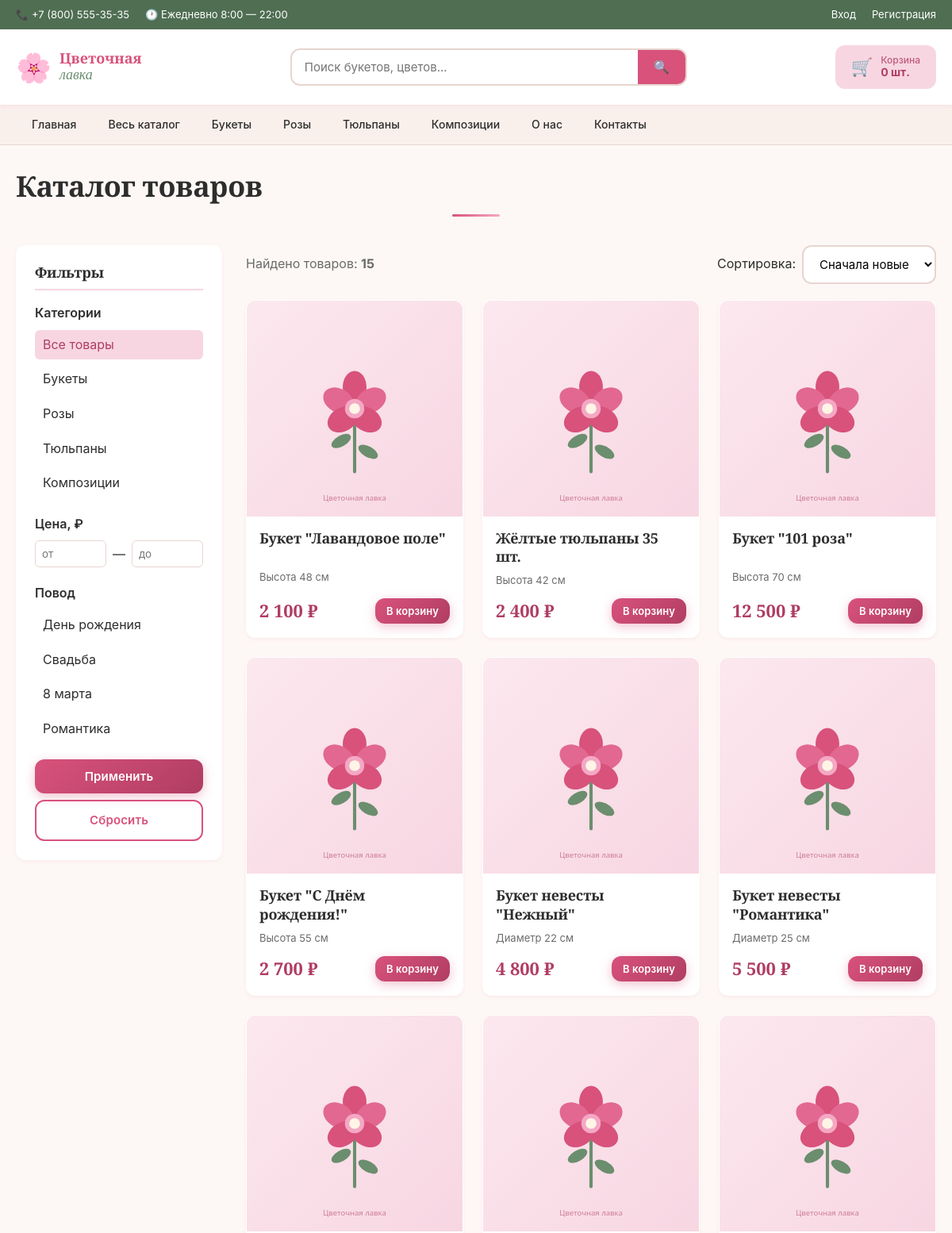
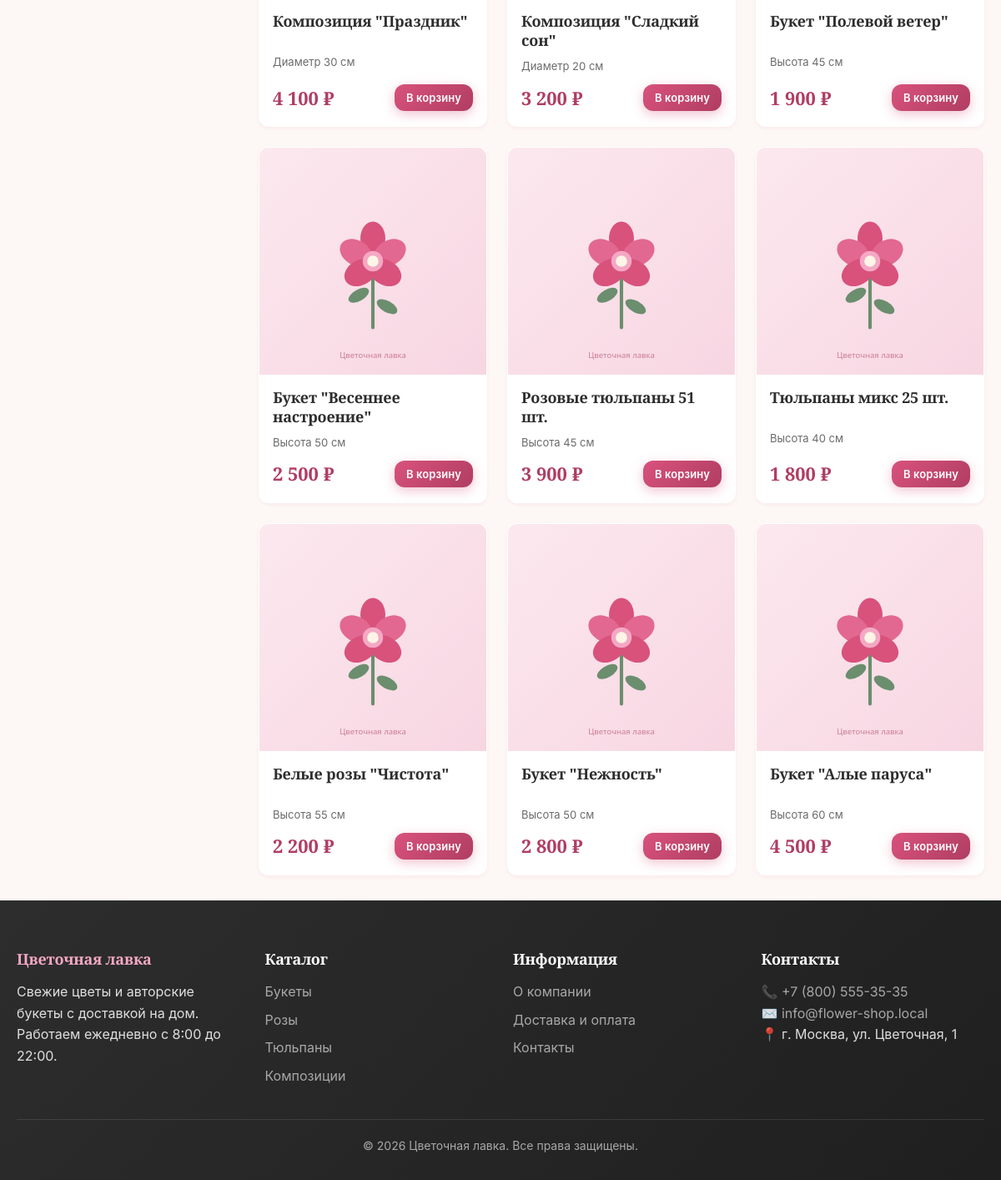
The app's page /pages/catalog.php with its own data (2 pictures, top to bottom).
### tables this page shows
CREATE TABLE `categories` (
  `id` INT(11) NOT NULL AUTO_INCREMENT,
  `name` VARCHAR(100) NOT NULL COMMENT 'Название категории',
  `slug` VARCHAR(100) NOT NULL UNIQUE COMMENT 'URL-имя',
  `description` TEXT DEFAULT NULL COMMENT 'Описание',
  `image` VARCHAR(255) DEFAULT NULL COMMENT 'Изображение',
  `parent_id` INT(11) DEFAULT NULL COMMENT 'Родительская категория',
  PRIMARY KEY (`id`),
  KEY `idx_slug` (`slug`),
  KEY `idx_parent` (`parent_id`),
  CONSTRAINT `fk_categories_parent` FOREIGN KEY (`parent_id`) REFERENCES `categories` (`id`) ON DELETE SET NULL
);

CREATE TABLE `products` (
  `id` INT(11) NOT NULL AUTO_INCREMENT,
  `category_id` INT(11) NOT NULL,
  `name` VARCHAR(200) NOT NULL COMMENT 'Название товара',
  `description` TEXT DEFAULT NULL COMMENT 'Описание',
  `price` DECIMAL(10,2) NOT NULL DEFAULT 0.00 COMMENT 'Цена',
  `stock_quantity` INT(11) NOT NULL DEFAULT 0 COMMENT 'Остаток на складе',
  `image` VARCHAR(255) DEFAULT NULL COMMENT 'Изображение',
  `composition` TEXT DEFAULT NULL COMMENT 'Состав букета',
  `size` VARCHAR(50) DEFAULT NULL COMMENT 'Размер',
  `is_available` TINYINT(1) NOT NULL DEFAULT 1 COMMENT 'Доступен к заказу',
  `created_at` TIMESTAMP NOT NULL DEFAULT CURRENT_TIMESTAMP,
  PRIMARY KEY (`id`),
  KEY `idx_category` (`category_id`),
  KEY `idx_available` (`is_available`),
  CONSTRAINT `fk_products_category` FOREIGN KEY (`category_id`) REFERENCES `categories` (`id`) ON DELETE CASCADE
);

### includes/functions.php (called while the page is built, shortened)
<?php
function e(string $string): string
{
    return htmlspecialchars($string ?? '', ENT_QUOTES | ENT_HTML5, 'UTF-8');
}
function clean(string $string): string
{
    return trim(strip_tags($string));
}
function isLoggedIn(): bool
{
    return !empty($_SESSION['user_id']);
}
function getCart(): array
{
    return $_SESSION['cart'] ?? [];
}
function cartCount(): int
{
    $cart = getCart();
    return array_sum(array_column($cart, 'quantity'));
}
function formatPrice($price): string
{
    return number_format((float)$price, 0, '.', ' ') . ' ₽';
}
function productImage(?string $image): string
{
    $path = UPLOAD_PATH . '/' . $image;
    return '/assets/images/placeholder.svg';
}

### includes/db.php (called while the page is built, shortened)
<?php
class Database
{
    private static ?Database $instance = null;
    private PDO $pdo;
    private function __construct()
    {
        try {
            $dsn = 'mysql:host=' . DB_HOST . ';dbname=' . DB_NAME . ';charset=' . DB_CHARSET;
            $options = [
                PDO::ATTR_ERRMODE => PDO::ERRMODE_EXCEPTION,
                PDO::ATTR_DEFAULT_FETCH_MODE => PDO::FETCH_ASSOC,
                PDO::ATTR_EMULATE_PREPARES => false,
                PDO::MYSQL_ATTR_INIT_COMMAND => "SET NAMES utf8mb4 COLLATE utf8mb4_unicode_ci"
            ];
            $this->pdo = new PDO($dsn, DB_USER, DB_PASS, $options);
        } catch (PDOException $e) {
            if (DEBUG_MODE) {
                die('Ошибка подключения к БД: ' . $e->getMessage());
            } else {
                die('Ошибка подключения к базе данных. Обратитесь к администратору.');
            }
        }
    }
    public static function getInstance(): Database
    {
        if (self::$instance === null) {
            self::$instance = new self();
        }
        return self::$instance;
    }
    public function query(string $sql, array $params = []): PDOStatement
    {
        try {
            $stmt = $this->pdo->prepare($sql);
            $stmt->execute($params);
            return $stmt;
        } catch (PDOException $e) {
            if (DEBUG_MODE) {
                die('Ошибка SQL: ' . $e->getMessage() . '<br>SQL: ' . $sql);
            } else {
                die('Произошла ошибка при работе с базой данных.');
            }
        }
    }
    public function fetchAll(string $sql, array $params = []): array
    {
        return $this->query($sql, $params)->fetchAll();
    }
}
function db(): Database
{
    return Database::getInstance();
}

### pages/catalog.php (the view, shortened to what this page needs)
<?php
require_once __DIR__ . '/../includes/db.php';
require_once __DIR__ . '/../includes/functions.php';
$pageTitle = 'Каталог товаров';
$categorySlug = clean($_GET['category'] ?? '');
$priceMin = isset($_GET['price_min']) ? (float)$_GET['price_min'] : 0;
$priceMax = isset($_GET['price_max']) ? (float)$_GET['price_max'] : 0;
$sortBy = clean($_GET['sort'] ?? 'new');
$categories = db()->fetchAll("SELECT * FROM categories WHERE parent_id IS NULL ORDER BY id");
$where = ['p.is_available = 1'];
$params = [];
$whereSQL = implode(' AND ', $where);
$orderBy = 'p.id DESC';
$products = db()->fetchAll(
    "SELECT p.*, c.name AS category_name
     FROM products p
     LEFT JOIN categories c ON p.category_id = c.id
     WHERE $whereSQL
     ORDER BY $orderBy",
    $params
);
include __DIR__ . '/../includes/header.php';
?>
<div class="container">
    <h1 class="section__title" style="text-align: left;">
        <?= e($pageTitle) ?>
    </h1>
    <div class="catalog-layout">
        <aside class="filters">
            <h3 class="filters__title">Фильтры</h3>
            <form method="GET">
                <div class="filters__group">
                    <div class="filters__label">Категории</div>
                    <ul class="filters__list">
                        <li>
                            <a href="/pages/catalog.php" class="<?= !$categorySlug ? 'active' : '' ?>">
                                Все товары
                            </a>
                        </li>
                        <?php foreach ($categories as $cat): ?>
                            <li>
                                <a href="/pages/catalog.php?category=<?= e($cat['slug']) ?>"
                                   class="<?= $categorySlug === $cat['slug'] ? 'active' : '' ?>">
                                    <?= e($cat['name']) ?>
                                </a>
                            </li>
                        <?php endforeach; ?>
                    </ul>
                </div>
                <div class="filters__group">
                    <div class="filters__label">Цена, ₽</div>
                    <div class="filters__price">
                        <input type="number" name="price_min" placeholder="от"
                               value="<?= $priceMin > 0 ? $priceMin : '' ?>" min="0">
                        <span>—</span>
                        <input type="number" name="price_max" placeholder="до"
                               value="<?= $priceMax > 0 ? $priceMax : '' ?>" min="0">
                    </div>
                </div>
                <div class="filters__group">
                    <div class="filters__label">Повод</div>
                    <ul class="filters__list">
                        <li><a href="/pages/catalog.php?search=день рождения">День рождения</a></li>
                        <li><a href="/pages/catalog.php?category=wedding">Свадьба</a></li>
                        <li><a href="/pages/catalog.php?search=8 марта">8 марта</a></li>
                        <li><a href="/pages/catalog.php?search=романт">Романтика</a></li>
                    </ul>
                </div>
                <button type="submit" class="btn btn--primary btn--block">Применить</button>
                <a href="/pages/catalog.php" class="btn btn--outline btn--block mt-1">Сбросить</a>
            </form>
        </aside>
        <div>
            <div class="catalog-toolbar">
                <div class="catalog-toolbar__count">
                    Найдено товаров: <strong><?= count($products) ?></strong>
                </div>
                <div>
                    <form method="GET" style="display: inline-flex; gap: 8px; align-items: center;">
                        <label>Сортировка:</label>
                        <select name="sort" class="form__select" onchange="this.form.submit()" style="width: auto;">
                            <option value="new" <?= $sortBy === 'new' ? 'selected' : '' ?>>Сначала новые</option>
                        </select>
                    </form>
                </div>
            </div>
            <?php if (empty($products)): ?>
                <div class="empty-state">
                    <div class="empty-state__icon">🌸</div>
                    <h3>Товары не найдены</h3>
                    <p>Попробуйте изменить параметры поиска</p>
                </div>
            <?php else: ?>
                <div class="products-grid">
                    <?php foreach ($products as $product): ?>
                        <article class="product-card">
                            <a href="/pages/product.php?id=<?= $product['id'] ?>" class="product-card__image">
                                <img src="<?= e(productImage($product['image'])) ?>" alt="<?= e($product['name']) ?>" loading="lazy">
                            </a>
                            <div class="product-card__body">
                                <h3 class="product-card__title">
                                    <a href="/pages/product.php?id=<?= $product['id'] ?>"><?= e($product['name']) ?></a>
                                </h3>
                                <?php if ($product['size']): ?>
                                    <div class="product-card__size"><?= e($product['size']) ?></div>
                                <?php endif; ?>
                                <div class="product-card__footer">
                                    <div class="product-card__price"><?= formatPrice($product['price']) ?></div>
                                    <form method="POST" action="/pages/cart.php" style="margin: 0;">
                                        <button type="submit" class="btn btn--primary btn--small">В корзину</button>
                                    </form>
                                </div>
                            </div>
                        </article>
                    <?php endforeach; ?>
                </div>
            <?php endif; ?>
        </div>
    </div>
</div>
<?php include __DIR__ . '/../includes/footer.php'; ?>

### includes/header.php (shortened to what this page needs)
<?php
$menuCategories = db()->fetchAll(
    "SELECT * FROM categories WHERE parent_id IS NULL ORDER BY id"
);
?>
<!DOCTYPE html>
<html lang="ru">
<head>
    <link rel="stylesheet" href="/assets/css/style.css">
</head>
<body>
<div class="topbar">
    <div class="container">
        <div class="topbar__left">
            <span class="topbar__item">📞 <a href="tel:<?= preg_replace('/[^+0-9]/', '', SITE_PHONE) ?>"><?= e(SITE_PHONE) ?></a></span>
            <span class="topbar__item">🕐 Ежедневно 8:00 — 22:00</span>
        </div>
        <div class="topbar__right">
            <?php if (isLoggedIn()): ?>
                <a href="/pages/account.php" class="topbar__link">Личный кабинет</a>
                <?php if (isAdmin()): ?>
                    <a href="/admin/" class="topbar__link">Админ-панель</a>
                <?php endif; ?>
                <a href="/logout.php" class="topbar__link">Выход</a>
            <?php else: ?>
                <a href="/login.php" class="topbar__link">Вход</a>
                <a href="/register.php" class="topbar__link">Регистрация</a>
            <?php endif; ?>
        </div>
    </div>
</div>
<header class="header">
    <div class="container header__inner">
        <a href="/" class="logo">
            <span class="logo__icon">🌸</span>
            <span class="logo__text">Цветочная<br><i>лавка</i></span>
        </a>
        <form action="/pages/catalog.php" method="GET" class="search">
            <input type="text" name="search" class="search__input" placeholder="Поиск букетов, цветов..." value="<?= e($_GET['search'] ?? '') ?>">
            <button type="submit" class="search__btn">🔍</button>
        </form>
        <div class="header__actions">
            <a href="/pages/cart.php" class="cart-link">
                <span class="cart-link__icon">🛒</span>
                <span class="cart-link__text">
                    <span class="cart-link__label">Корзина</span>
                    <span class="cart-link__count"><?= cartCount() ?> шт.</span>
                </span>
            </a>
        </div>
    </div>
</header>
<nav class="nav">
    <div class="container">
        <ul class="nav__list">
            <li><a href="/" class="nav__link">Главная</a></li>
            <li><a href="/pages/catalog.php" class="nav__link">Весь каталог</a></li>
            <?php foreach ($menuCategories as $cat): ?>
                <li>
                    <a href="/pages/catalog.php?category=<?= e($cat['slug']) ?>" class="nav__link">
                        <?= e($cat['name']) ?>
                    </a>
                </li>
            <?php endforeach; ?>
            <li><a href="/pages/about.php" class="nav__link">О нас</a></li>
            <li><a href="/pages/contacts.php" class="nav__link">Контакты</a></li>
        </ul>
    </div>
</nav>
<main class="main">

### records on screen
categories: name "Букеты"
categories: name "Розы"
categories: name "Тюльпаны"
categories: name "Композиции"
products: name "Букет \"Лавандовое поле\"", size "Высота 48 см", price "2 100 ₽"
products: name "Жёлтые тюльпаны 35 шт.", size "Высота 42 см", price "2 400 ₽"
products: name "Букет \"101 роза\"", size "Высота 70 см", price "12 500 ₽"
products: name "Букет \"С Днём рождения!\"", size "Высота 55 см", price "2 700 ₽"
products: name "Букет невесты \"Нежный\"", size "Диаметр 22 см", price "4 800 ₽"
products: name "Букет невесты \"Романтика\"", size "Диаметр 25 см", price "5 500 ₽"
products: name "Композиция \"Праздник\"", size "Диаметр 30 см", price "4 100 ₽"
products: name "Композиция \"Сладкий сон\"", size "Диаметр 20 см", price "3 200 ₽"
products: name "Букет \"Полевой ветер\"", size "Высота 45 см", price "1 900 ₽"
products: name "Букет \"Весеннее настроение\"", size "Высота 50 см", price "2 500 ₽"
products: name "Розовые тюльпаны 51 шт.", size "Высота 45 см", price "3 900 ₽"
products: name "Тюльпаны микс 25 шт.", size "Высота 40 см", price "1 800 ₽"
products: name "Белые розы \"Чистота\"", size "Высота 55 см", price "2 200 ₽"
products: name "Букет \"Нежность\"", size "Высота 50 см", price "2 800 ₽"
products: name "Букет \"Алые паруса\"", size "Высота 60 см", price "4 500 ₽"

### other values on screen
SITE_PHONE "+7 (800) 555-35-35"
cartCount() "0"
$pageTitle "Каталог товаров"
count($products) "15"
SITE_EMAIL "info@flower-shop.local"
SITE_NAME "Цветочная лавка"
